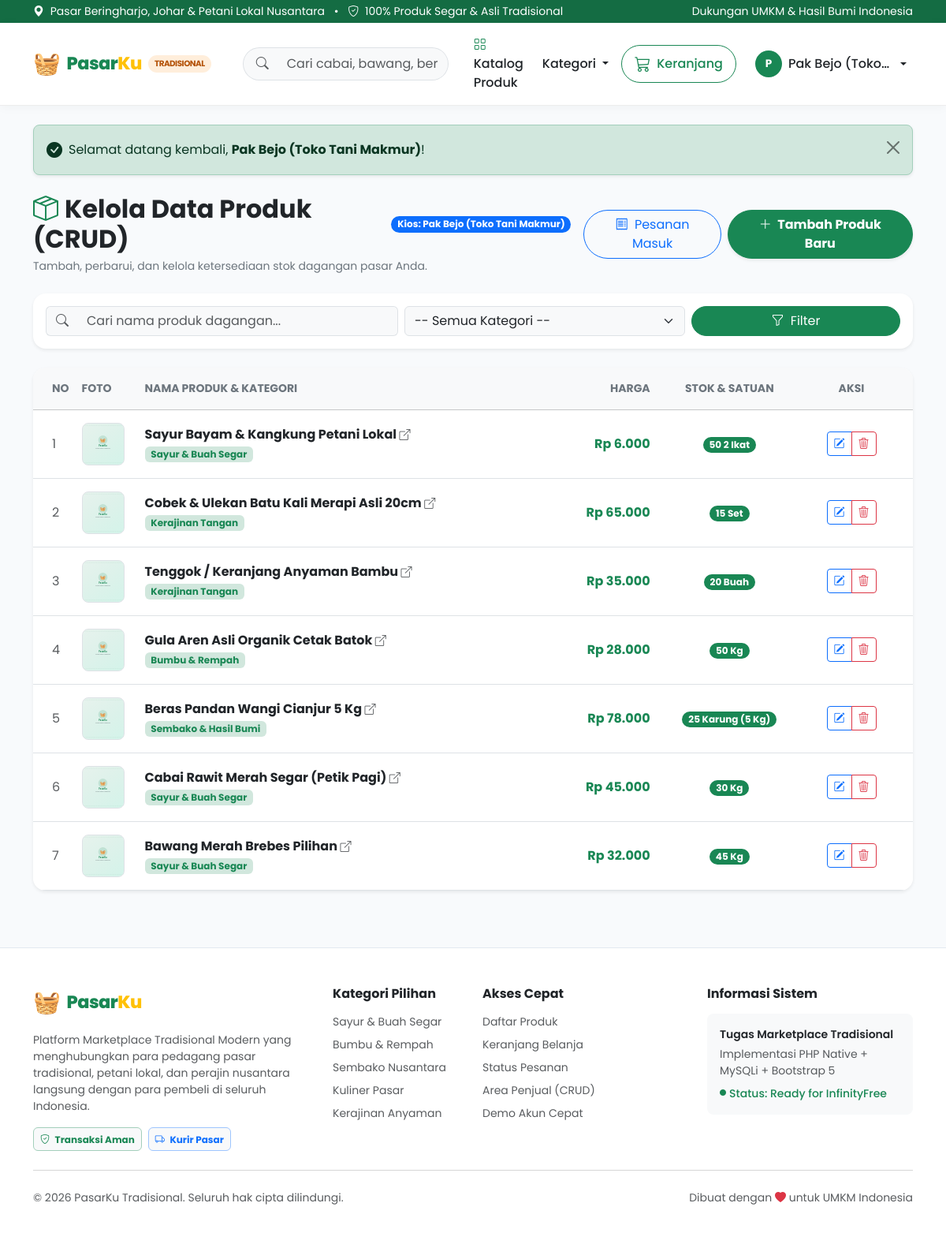
/admin/products.php (signed in), run on the app's committed database.
### tables this page shows
CREATE TABLE `products` (
  `id` INT AUTO_INCREMENT PRIMARY KEY,
  `seller_id` INT NOT NULL,
  `category_id` INT NOT NULL,
  `name` VARCHAR(150) NOT NULL,
  `slug` VARCHAR(150) NOT NULL,
  `description` TEXT NOT NULL,
  `price` DECIMAL(12,2) NOT NULL,
  `stock` INT NOT NULL DEFAULT 0,
  `unit` VARCHAR(30) NOT NULL DEFAULT 'Pcs',
  `image` VARCHAR(255) DEFAULT 'default.png',
  `created_at` TIMESTAMP DEFAULT CURRENT_TIMESTAMP,
  `updated_at` TIMESTAMP DEFAULT CURRENT_TIMESTAMP ON UPDATE CURRENT_TIMESTAMP,
  CONSTRAINT `fk_products_seller` FOREIGN KEY (`seller_id`) REFERENCES `users` (`id`) ON DELETE CASCADE,
  CONSTRAINT `fk_products_category` FOREIGN KEY (`category_id`) REFERENCES `categories` (`id`) ON DELETE RESTRICT
);

CREATE TABLE `categories` (
  `id` INT AUTO_INCREMENT PRIMARY KEY,
  `name` VARCHAR(100) NOT NULL,
  `slug` VARCHAR(100) NOT NULL UNIQUE,
  `description` TEXT,
  `icon` VARCHAR(50) DEFAULT 'bi-tag',
  `created_at` TIMESTAMP DEFAULT CURRENT_TIMESTAMP
);

### admin/products.php (the view, shortened to what this page needs)
<?php
require_once __DIR__ . '/../config/database.php';
require_once __DIR__ . '/../includes/functions.php';
$user = current_user();
$search = sanitize($_GET['search'] ?? '');
$sql = "SELECT p.*, c.name AS category_name, u.name AS seller_name
        FROM products p
        JOIN categories c ON p.category_id = c.id
        JOIN users u ON p.seller_id = u.id
        WHERE 1=1";
$params = [];
$types = "";
if ($user['role'] === 'seller') {
    $sql .= " AND p.seller_id = ?";
    $params[] = $user['id'];
    $types .= "i";
}
$sql .= " ORDER BY p.id DESC";
$stmt = mysqli_prepare($conn, $sql);
if (!empty($params)) {
    mysqli_stmt_bind_param($stmt, $types, ...$params);
}
mysqli_stmt_execute($stmt);
$products_res = mysqli_stmt_get_result($stmt);
require_once __DIR__ . '/../includes/header.php';
?>
<div class="d-flex flex-column flex-md-row justify-content-between align-items-md-center gap-3 mb-4">
    <div>
        <div class="d-flex align-items-center gap-2">
            <h2 class="fw-bold text-dark mb-0">
                <i class="bi bi-box-seam text-success me-2"></i>Kelola Data Produk (CRUD)
            </h2>
            <span class="badge bg-primary rounded-pill">
                <?php echo $user['role'] === 'admin' ? 'Mode Administrator' : 'Kios: ' . htmlspecialchars($user['name']); ?>
            </span>
        </div>
        <p class="text-secondary small mb-0 mt-1">Tambah, perbarui, dan kelola ketersediaan stok dagangan pasar Anda.</p>
    </div>
    <div class="d-flex gap-2">
        <a href="<?php echo base_url('admin/orders.php'); ?>" class="btn btn-outline-primary rounded-pill px-3">
            <i class="bi bi-receipt me-1"></i> Pesanan Masuk
        </a>
        <a href="<?php echo base_url('admin/product_add.php'); ?>" class="btn btn-success rounded-pill px-4 fw-bold shadow-sm">
            <i class="bi bi-plus-lg me-1"></i> Tambah Produk Baru
        </a>
    </div>
</div>
<div class="card border-0 shadow-sm rounded-4 mb-4">
    <div class="card-body p-3">
        <form method="GET" action="<?php echo base_url('admin/products.php'); ?>" class="row g-2 align-items-center">
            <div class="col-md-5">
                <div class="input-group">
                    <span class="input-group-text bg-light border-end-0 text-muted"><i class="bi bi-search"></i></span>
                    <input type="text" name="search" class="form-control bg-light border-start-0"
                           placeholder="Cari nama produk dagangan..."
                           value="<?php echo htmlspecialchars($search); ?>">
                </div>
            </div>
            <div class="col-md-4">
                <select name="category" class="form-select bg-light" onchange="this.form.submit()">
                    <option value="">-- Semua Kategori --</option>
                </select>
            </div>
            <div class="col-md-3 d-flex gap-2">
                <button type="submit" class="btn btn-primary rounded-pill w-100">
                    <i class="bi bi-funnel me-1"></i> Filter
                </button>
            </div>
        </form>
    </div>
</div>
<div class="card border-0 shadow-sm rounded-4 overflow-hidden mb-5">
    <div class="table-responsive">
        <table class="table align-middle table-hover mb-0">
            <thead class="table-light">
                <tr>
                    <th class="ps-4 py-3 text-secondary text-uppercase small fw-bold" style="width: 50px;">No</th>
                    <th class="py-3 text-secondary text-uppercase small fw-bold" style="width: 80px;">Foto</th>
                    <th class="py-3 text-secondary text-uppercase small fw-bold">Nama Produk & Kategori</th>
                    <th class="py-3 text-secondary text-uppercase small fw-bold text-end">Harga</th>
                    <th class="py-3 text-secondary text-uppercase small fw-bold text-center">Stok & Satuan</th>
                    <th class="pe-4 py-3 text-secondary text-uppercase small fw-bold text-center" style="width: 140px;">Aksi</th>
                </tr>
            </thead>
            <tbody>
                <?php
                if (mysqli_num_rows($products_res) > 0):
                    $no = 1;
                    while ($prod = mysqli_fetch_assoc($products_res)):
                ?>
                    <tr>
                        <td class="ps-4 py-3 text-muted"><?php echo $no++; ?></td>
                        <td class="py-3">
                            <img src="<?php echo get_product_image_url($prod['image']); ?>"
                                 alt="<?php echo htmlspecialchars($prod['name']); ?>"
                                 class="rounded-3 border"
                                 style="width: 54px; height: 54px; object-fit: cover;"
                                 onerror="this.src='<?php echo base_url('assets/uploads/default.svg'); ?>';">
                        </td>
                        <td class="py-3">
                            <div class="fw-bold text-dark">
                                <a href="<?php echo base_url('product_detail.php?id=' . $prod['id']); ?>" target="_blank" class="text-decoration-none text-dark" title="Lihat di katalog">
                                    <?php echo htmlspecialchars($prod['name']); ?> <i class="bi bi-box-arrow-up-right small text-muted"></i>
                                </a>
                            </div>
                            <span class="badge bg-success-subtle text-success small">
                                <?php echo htmlspecialchars($prod['category_name']); ?>
                            </span>
                        </td>
                        <td class="py-3 text-end fw-bold text-success">
                            <?php echo format_rupiah($prod['price']); ?>
                        </td>
                        <td class="py-3 text-center">
                            <?php if ($prod['stock'] > 10): ?>
                                <span class="badge bg-success px-2 py-1 rounded-pill">
                                    <?php echo $prod['stock'] . ' ' . htmlspecialchars($prod['unit']); ?>
                                </span>
                            <?php elseif ($prod['stock'] > 0): ?>
                                <span class="badge bg-warning text-dark px-2 py-1 rounded-pill">
                                    Sisa <?php echo $prod['stock'] . ' ' . htmlspecialchars($prod['unit']); ?>
                                </span>
                            <?php else: ?>
                                <span class="badge bg-danger px-2 py-1 rounded-pill">
                                    Habis
                                </span>
                            <?php endif; ?>
                        </td>
                        <td class="pe-4 py-3 text-center">
                            <div class="btn-group btn-group-sm">
                                <a href="<?php echo base_url('admin/product_edit.php?id=' . $prod['id']); ?>"
                                   class="btn btn-outline-primary" title="Ubah Produk (Edit)">
                                    <i class="bi bi-pencil-square"></i>
                                </a>
                                <a href="<?php echo base_url('admin/product_delete.php?id=' . $prod['id']); ?>"
                                   class="btn btn-outline-danger"
                                   title="Hapus Produk (Delete)"
                                   data-confirm="Apakah Anda yakin ingin menghapus produk '<?php echo htmlspecialchars($prod['name']); ?>'?">
                                    <i class="bi bi-trash3"></i>
                                </a>
                            </div>
                        </td>
                    </tr>
                <?php
                    endwhile;
                endif; ?>
            </tbody>
        </table>
    </div>
</div>
<?php require_once __DIR__ . '/../includes/footer.php'; ?>

### data on the page
products: name "Sayur Bayam & Kangkung Petani Lokal", category.name "Sayur & Buah Segar", price "Rp 6.000", stock "50", unit "2 Ikat"
products: name "Cobek & Ulekan Batu Kali Merapi Asli 20cm", category.name "Kerajinan Tangan", price "Rp 65.000", stock "15", unit "Set"
products: name "Tenggok / Keranjang Anyaman Bambu", category.name "Kerajinan Tangan", price "Rp 35.000", stock "20", unit "Buah"
products: name "Gula Aren Asli Organik Cetak Batok", category.name "Bumbu & Rempah", price "Rp 28.000", stock "50", unit "Kg"
products: name "Beras Pandan Wangi Cianjur 5 Kg", category.name "Sembako & Hasil Bumi", price "Rp 78.000", stock "25", unit "Karung (5 Kg)"
products: name "Cabai Rawit Merah Segar (Petik Pagi)", category.name "Sayur & Buah Segar", price "Rp 45.000", stock "30", unit "Kg"
products: name "Bawang Merah Brebes Pilihan", category.name "Sayur & Buah Segar", price "Rp 32.000", stock "45", unit "Kg"

### other printed values
substr($user['name'], 0, 1) "P"
$user['name'] "Pak Bejo (Toko…"
$message "Selamat datang kembali, Pak Bejo (Toko Tani Makmur) !"
$user['name'] "Pak Bejo (Toko Tani Makmur)"
